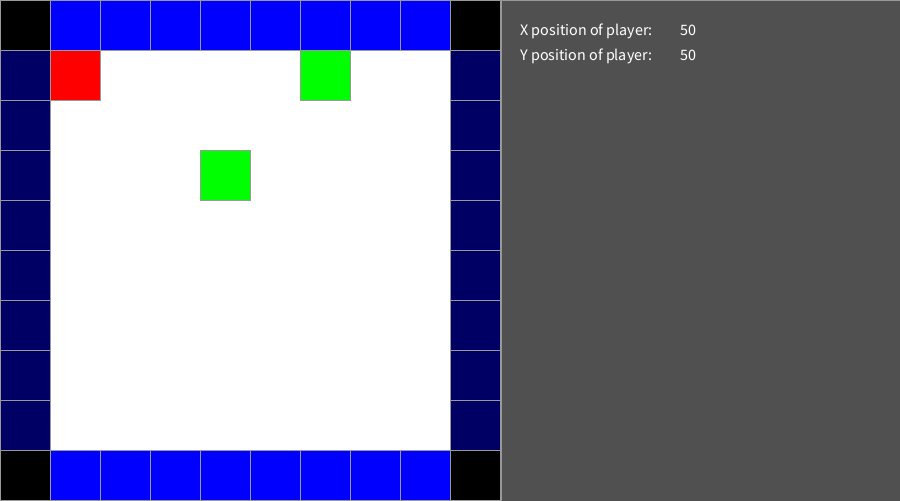
Frame 1 (no input)
Frame 60 (the mouse pressed at the canvas centre just before this capture): identical to frame 1, image omitted
Frame 120 (the mouse held since frame 60 and released just before this capture): identical to frame 1, image omitted

The Processing sketch that drew this single still picture (run headless with seeded random() and noise(); from frame 60 on, the mouse is pressed at the canvas centre):

// Processing sketch: sketch_09000546_Sokoban_10
// ── sketch_09000546_Sokoban_10.pde

// WORKING WALL COLLISIONS

ArrayList<Wall> listofwalls;

ArrayList<Crate> listofcrates;

void setup(){

// EXTRA PIXELS FOR PIXEL PERFECT ACCURACY IN DISPLAY 
  
size(900, 501);

// NEW WALL ARRAYLIST DECLARATION

listofwalls = new ArrayList<Wall>();

listofcrates = new ArrayList<Crate>();
  
drawStaticTiles();

  
}

void draw(){
  

// SET THE BACKGROUND COLOUR SO THAT THE PICTURE CAN UPDATE WITH EACH REFRESH 
   
   background(255); 
   
// DRAW THE TILES FROM THE FUNCTION
   
  drawTiles();
  
// DRAW THE DEBUG SCREEN, SET THE SCREENSIZE TO (501, 501) TO HIDE
  
  debug();

}   

// SINCE THE WALLS RESTRICT THE PLAYER IT IS IMPORTANT TO PUT A CHECK IN PLACE SO THAT THE PLAYER CANT MOVE WHEN THE KEY IS PRESSED


  
void keyPressed() {

// INITIALISE KEYPRESS LISTENING 
  
  if (key == CODED) {
    
    if (keyCode == DOWN){

      playerPositionY = playerPositionY + 50;
   }

    if (keyCode == UP){

      playerPositionY = playerPositionY - 50;
   } 

    if (keyCode == LEFT){

      playerPositionX = playerPositionX - 50;
   } 
  
    if (keyCode == RIGHT){

      playerPositionX = playerPositionX + 50;
   } 
   
// MOVE THE PLAYER BASED WHAT VALUES ARE CHANGE THROUGH KEY PRESSES AND ALSO ALTER 
// THE POSITION OF THE PLAYER BY PASSING VALUES INTO THE PLAYER SUB CLASS
 
  playerOne.alterPosition(int(playerPositionX), int(playerPositionY)); 
  
  }
  
}


// ── Crate.pde
// TWO CRATES CREATED FOR TESTING IN THE MEANTIME
/*
Crate crateOne = new Crate(color(0, 255, 0), 300, 50, 50, 50);
Crate crateTwo = new Crate(color(0, 255, 0), 200, 150, 50, 50); 
*/ 

/*

int crateOneXpos = crateOne.getCrateXPosition();
int crateOneYpos = crateOne.getCrateYPosition();

int crateTwoXpos = crateTwo.getCrateXPosition();
int crateTwoYpos = crateTwo.getCrateYPosition();
 */
class Crate extends Tile{
  
  Crate(color newTileFill, int newXposition, int newYposition, int newTileWidth, int newTileHeight){
   super(newTileFill, newXposition, newYposition, newTileWidth, newTileHeight);
    
  }
  
 void drawtile(){
   
     fill(tileFill);
     rect(xPosition, yPosition, TileWidth, TileHeight);   
  
  }
  

// move FUNCTION TAKES IN PLAYER X AND Y PARAMETERS

  void move(int playerX, int playerY){

// LOGIC CHECKING IF THE PLAYERS


// POSITION EQUAL TO THE CRATE'S, 
// TECHNICALLY A POSITION SWAP IS HAPPENING WHERE THE PLAYER TAKES THE CRATE'S
// POSITION AS IT IS MOVED AWAY

    boolean isplayergoingovercrate = false;
    
// CHECK IF PLAYER IS NEXT TO THE CRATE
   
    if(  ( playerX == xPosition ) && ( playerY == yPosition ) ) {
      
         
       isplayergoingovercrate = true; 
    }
// MOVE THE CRATE IF THE PLAYER IS BENEATH IT AND DECIDES TO TRAVEL UPWARDS

    if(  (isplayergoingovercrate == true)  && (keyCode == UP) )  {
      
        yPosition = yPosition - 50;
    }
        
// MOVE THE CRATE IF THE PLAYER IS ON TOP OF THE CRATE AND DECIDES TO TRAVEL DOWNWARDS

    if(  (isplayergoingovercrate == true)  && (keyCode == DOWN) )  {
      
        yPosition = yPosition + 50;
    }
    
// MOVE THE CRATE IF THE PLAYER IS WANTING TO TRAVEL LEFT
    
    if(  (isplayergoingovercrate == true)  && (keyCode == LEFT) )  {
      
       xPosition = xPosition - 50;
    }    


// MOVE THE CRATE IF THE PLAYER IS LEFT TO IT AND MOVES RIGHT

    if(  (isplayergoingovercrate == true)  && (keyCode == RIGHT) )  {
      
        xPosition = xPosition + 50;
    }

}

// GETTING THE X AND Y POSITION OF THE CRATE/S  
  
  int getCrateXPosition(){  
  
    return xPosition;
  }

  int getCrateYPosition(){ 
  
    return yPosition;
  }
  
// USING ALTER POSITION SO THAT IT CAN BE ADJUSTED THROUGH OTHER CLASSES
  
  void alterPosition(int newX, int newY){
    xPosition = newX;
    yPosition = newY;
  }



}

// ── Game.pde
int movementDirection;
int listOfGoalsReached;

// FUNCTION FOR DRAWING TILES WHICH DO NOT HAVE FIXED POSITIONS

void drawTiles(){
 
  stroke(153);


  
// MAKE A ROW OF LEFT VERTICAL WALLS
    

/*
Crate crateOne = new Crate(color(0, 255, 0), 300, 50, 50, 50);
Crate crateTwo = new Crate(color(0, 255, 0), 200, 150, 50, 50); 
*/

// DRAWING SOME CORNERS 
  
  fill(0);
  rect(0, 0, 50, 50);
  rect(0, 450, 50, 50);  
  rect(450, 0, 50, 50);  
  rect(450, 450, 50, 50);
  
// DISPLAY ALL OF THE WALLS IN THE WALL ARRAYLIST
  
  for(int i = 0; i < listofwalls.size(); i = i + 1){
  
  Wall wall = listofwalls.get(i); 
  wall.drawtile();
  wall.checkplayerandwallpositions(playerPositionX, playerPositionY);
  
//  wall.checkifplayerisbelowwall(boolean);
  
  }
  
// DISPLAY ALL OF THE CRATES IN THE CRATE ARRAYLIST  
  
  for(int i = 0; i < listofcrates.size(); i = i + 1){
   
  Crate crate = listofcrates.get(i);  
  
  crate.drawtile();
  crate.move(playerPositionX, playerPositionY);  
  int crateXpos = crate.getCrateXPosition();
  int crateYpos = crate.getCrateYPosition(); 
  } 
  
  playerOne.drawtile(); 

}

// FUNCTION FOR RENDERING TILES THAT WILL ONLY BE DRAWN ON SCREEN ONCE AS TO SAVE MEMORY

void drawStaticTiles(){
  
// DISPLAY 2 CRATES  
  
   listofcrates.add(new Crate(color(0, 255, 0), 300, 50, 50, 50));
   listofcrates.add(new Crate(color(0, 255, 0), 200, 150, 50, 50));
  
// MAKE A WALL OF WALL TILES, USED DIFFERENT COLOURS TO MAKE SURE THEY ARENT OVERLAPPING  
  
// INITIALLY I PUT THE WALL CODE IN THE DRAW LOOP BUT IT SLOWED PROCESSING DOWN TO A HALT  
  
  stroke(153);
  


  
  for(int i = 50; i < 450; i = i + 50){
  
// MAKE A ROW OF LEFT VERTICAL WALLS
    
   listofwalls.add(new Wall(color(0, 0, 100),0, i, 50, 50));  
  }
  
  for(int i = 50; i < 450; i = i + 50){
  
// MAKE A ROW OF RIGHT VERTICAL WALLS
    
   listofwalls.add(new Wall(color(0, 0, 100),450, i, 50, 50));  
  }
   
   for(int i = 50; i < 450; i = i + 50){
  
// MAKE A ROW OF TOP HORIZONTAL WALLS
    
   listofwalls.add(new Wall(color(0, 0, 255),i, 0, 50, 50));  
  } 
  
    for(int i = 50; i < 450; i = i + 50){
  
// MAKE A ROW OF BOTTOM HORIZONTAL WALLS
    
   listofwalls.add(new Wall(color(0, 0, 255),i, 450, 50, 50));  
  }   
  
}

void checkForWin(){
  
  
 
}

void loadNewBoard(){
  
  
 
  
}

// ── Player.pde
// CREATING PLAYER OBJECT FROM PLAYER CLASS, NO ARRAY NEEDED AS YET BECAUSE THERE CAN ONLY BE ONE PLAYER

Player playerOne = new Player(color(255, 0, 0),50, 50, 50, 50);

// ASSIGNING THE PLAYER X AND Y POSITIONS TO VARIABLES FOR PASSING TO CLASSESS, 
// GLOBAL VARIABLES BECAUSE MULTIPLE CLASSESS AND FUNCTIONS WILL NEED ACCESS TO THESE VALUES

int playerPositionX = playerOne.getPlayerXPosition(); 
int playerPositionY = playerOne.getPlayerYPosition(); 


class Player extends Tile {
  
  Player(color newTileFill, int newXposition, int newYposition, int newTileWidth, int newTileHeight){
   super(newTileFill, newXposition, newYposition, newTileWidth, newTileHeight);
  }
  
  void drawtile(){
     
     fill(tileFill);
     rect(xPosition, yPosition, TileWidth, TileHeight);
  }
  
// GETTING THE X AND Y POSITION OF THE PLAYER FOR PASSING IT ON INTO CLASSES etc
  
  
  int getPlayerXPosition(){  
  
    return xPosition;
  }
  
  int getPlayerYPosition(){ 
  
    return yPosition;
  }
  
// ALTER POSITION FUNCTION FOR OVERRIDING/MANIPULATING VALUES IN THE PLAYER CLASS
  
  void alterPosition(int newX, int newY){
    xPosition = newX;
    yPosition = newY;
  }

// A CHECK WILL HAVE TO BE DONE TO MAKE SURE THAT WHEN THE PLAYER IS UP AGAINST A BOX WHICH IS UP AGAINST
// A WALL TO MAKE SURE THAT THE BOX DOESNT GET MOVED OFF THE WALL ETC


}



// ── Tile.pde

class Tile {
  
  //colourfill, x position, y position, width, height
  
  color tileFill;
  int xPosition;
  int yPosition;
  int TileWidth;
  int TileHeight;
  
  Tile(color newTileFill, int newXposition, int newYposition, int newTileWidth, int newTileHeight){
   
    tileFill = newTileFill;
    xPosition = newXposition;
    yPosition = newYposition;
    TileWidth = newTileWidth;
    TileHeight = newTileHeight;
  }  
  
  void drawtile(){
    
   fill(tileFill);
   rect(xPosition, yPosition, TileWidth, TileHeight);
  }
  

  
}

// ── Wall.pde

boolean isplayerBeneathwall;
boolean isplayerAbovewall;
boolean isplayerRightofwall;
boolean isplayerLeftofwall;


class Wall extends Tile {
  
  Wall(color newTileFill, int newXposition, int newYposition, int newTileWidth, int newTileHeight){
    
   super(newTileFill, newXposition, newYposition, newTileWidth, newTileHeight);
    
  }
  
  void drawtile(){
      
     fill(tileFill);
     rect(xPosition, yPosition, TileWidth, TileHeight);
  }
  
  
// FUNCTION FOR CHECKING WHETHER THE PLAYER IS TRING TO GO OVER A WALL

// RESTRICT THE PLAYER FROM MOVING UPWARDS THROUGH THE WALL, ESSENTIALLY OVERRIDING THE MOVEMENT INITIALLISED BY keyPressed

  void checkplayerandwallpositions(int playerX, int playerY){
    
    if(  (playerX == xPosition) && (playerY == yPosition) && (keyCode == UP)   ){  // say 50, 50

    playerPositionY = playerPositionY + 50;
          
    }
         
// CHECKING IF PLAYER IS ABOVE THE WALL 

     if(  (playerY == yPosition)  &&   (playerX == xPosition)   && (keyCode == DOWN)){
  
     playerPositionY = playerPositionY - 50;
      
    }  
 
// CHECKING IF THE PLAYER IS TO THE RIGHT OF THE WALL      
    
    if(  (playerY == yPosition)  &&   (playerX == xPosition) && (keyCode == LEFT) ){

      playerPositionX = playerPositionX + 50;
    } 

// CHECKING IF THE PLAYER IS TO THE LEFT OF THE WALL      
    
    if(  (playerY == yPosition)  &&   (playerX == xPosition) && (keyCode == RIGHT) ){

    
      playerPositionX = playerPositionX - 50;
    } 
    
// SEND THE OVERRIDDEN POSITIONS TO THE PLAYER    
 
      playerOne.alterPosition(int(playerPositionX), int(playerPositionY));  
    
    
  }



// GETTING THE X AND Y POSITION OF THE WALL/S  
  
  int getWallXPosition(){  
  
    return xPosition;
  }

  int getWallYPosition(){ 
  
    return yPosition;
  }


}

// ── debug.pde
void debug(){

  // debugger display, i find it much better to have the debug values on screen than in 
  // the command line, having to readjust editor space is daunting
  
  fill(80);
  rect(501, 0, 400, height);    
  
  textSize(16);
  fill(255);

  textAlign(LEFT);
  text("X position of player: ", 520, 35);
  text(playerPositionX, 680, 35);

  text("Y position of player: ", 520, 60);
  text(playerPositionY, 680, 60);
  /*
  text("X position of crate 1: ", 520, 85);
  text(crateOne.getCrateXPosition(), 690, 85);

  text("Y position of crate 1: ", 520, 110);
  text(crateOne.getCrateYPosition(), 690, 110);

  text("X position of crate 2: ", 520, 135);
  text(crateTwo.getCrateXPosition(), 690, 135);

  text("Y position of crate 2: ", 520, 160);
  text(crateTwo.getCrateYPosition(), 690, 160);
  */
}
